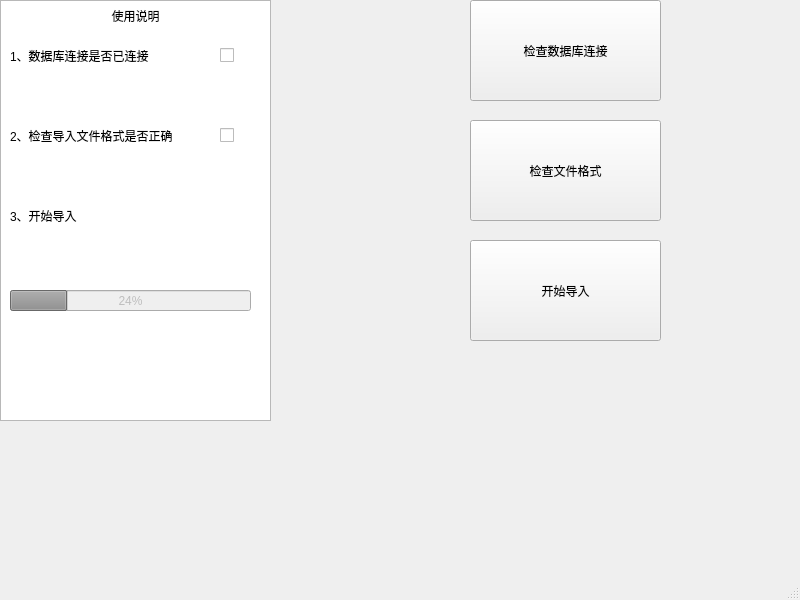
<?xml version="1.0" encoding="UTF-8"?>
<ui version="4.0">
 <class>mainWindow</class>
 <widget class="QMainWindow" name="mainWindow">
  <property name="enabled">
   <bool>true</bool>
  </property>
  <property name="geometry">
   <rect>
    <x>0</x>
    <y>0</y>
    <width>800</width>
    <height>600</height>
   </rect>
  </property>
  <property name="windowTitle">
   <string>案例库快速导入（QT)</string>
  </property>
  <widget class="QWidget" name="centralwidget">
   <widget class="QPushButton" name="checkdbconn">
    <property name="geometry">
     <rect>
      <x>470</x>
      <y>0</y>
      <width>191</width>
      <height>101</height>
     </rect>
    </property>
    <property name="cursor">
     <cursorShape>ArrowCursor</cursorShape>
    </property>
    <property name="mouseTracking">
     <bool>false</bool>
    </property>
    <property name="text">
     <string>检查数据库连接</string>
    </property>
    <property name="checkable">
     <bool>true</bool>
    </property>
    <property name="checked">
     <bool>false</bool>
    </property>
   </widget>
   <widget class="QUndoView" name="undoView">
    <property name="geometry">
     <rect>
      <x>0</x>
      <y>0</y>
      <width>271</width>
      <height>421</height>
     </rect>
    </property>
   </widget>
   <widget class="QLabel" name="instruction">
    <property name="geometry">
     <rect>
      <x>70</x>
      <y>0</y>
      <width>131</width>
      <height>31</height>
     </rect>
    </property>
    <property name="layoutDirection">
     <enum>Qt::LeftToRight</enum>
    </property>
    <property name="text">
     <string>使用说明</string>
    </property>
    <property name="alignment">
     <set>Qt::AlignCenter</set>
    </property>
    <property name="openExternalLinks">
     <bool>false</bool>
    </property>
   </widget>
   <widget class="QLabel" name="firstcheck">
    <property name="geometry">
     <rect>
      <x>10</x>
      <y>40</y>
      <width>171</width>
      <height>31</height>
     </rect>
    </property>
    <property name="text">
     <string>1、数据库连接是否已连接</string>
    </property>
   </widget>
   <widget class="QCheckBox" name="dbcheckbox">
    <property name="enabled">
     <bool>true</bool>
    </property>
    <property name="geometry">
     <rect>
      <x>220</x>
      <y>40</y>
      <width>21</width>
      <height>31</height>
     </rect>
    </property>
    <property name="text">
     <string/>
    </property>
    <property name="iconSize">
     <size>
      <width>16</width>
      <height>16</height>
     </size>
    </property>
    <property name="checkable">
     <bool>false</bool>
    </property>
    <property name="checked">
     <bool>false</bool>
    </property>
   </widget>
   <widget class="QLabel" name="dbcheckinfolabel">
    <property name="enabled">
     <bool>false</bool>
    </property>
    <property name="geometry">
     <rect>
      <x>20</x>
      <y>70</y>
      <width>211</width>
      <height>31</height>
     </rect>
    </property>
    <property name="text">
     <string/>
    </property>
   </widget>
   <widget class="QLabel" name="secondcheck">
    <property name="geometry">
     <rect>
      <x>10</x>
      <y>120</y>
      <width>171</width>
      <height>31</height>
     </rect>
    </property>
    <property name="text">
     <string>2、检查导入文件格式是否正确</string>
    </property>
   </widget>
   <widget class="QCheckBox" name="filecheckbox">
    <property name="enabled">
     <bool>true</bool>
    </property>
    <property name="geometry">
     <rect>
      <x>220</x>
      <y>120</y>
      <width>81</width>
      <height>31</height>
     </rect>
    </property>
    <property name="text">
     <string/>
    </property>
    <property name="checkable">
     <bool>false</bool>
    </property>
   </widget>
   <widget class="QLabel" name="filecheckinfolabel">
    <property name="enabled">
     <bool>false</bool>
    </property>
    <property name="geometry">
     <rect>
      <x>20</x>
      <y>160</y>
      <width>211</width>
      <height>31</height>
     </rect>
    </property>
    <property name="text">
     <string/>
    </property>
   </widget>
   <widget class="QPushButton" name="filecheck">
    <property name="geometry">
     <rect>
      <x>470</x>
      <y>120</y>
      <width>191</width>
      <height>101</height>
     </rect>
    </property>
    <property name="text">
     <string>检查文件格式</string>
    </property>
   </widget>
   <widget class="QLabel" name="thirdcheck">
    <property name="geometry">
     <rect>
      <x>10</x>
      <y>200</y>
      <width>171</width>
      <height>31</height>
     </rect>
    </property>
    <property name="text">
     <string>3、开始导入</string>
    </property>
   </widget>
   <widget class="QPushButton" name="startinputing">
    <property name="geometry">
     <rect>
      <x>470</x>
      <y>240</y>
      <width>191</width>
      <height>101</height>
     </rect>
    </property>
    <property name="text">
     <string>开始导入</string>
    </property>
   </widget>
   <widget class="QProgressBar" name="progressBar">
    <property name="enabled">
     <bool>false</bool>
    </property>
    <property name="geometry">
     <rect>
      <x>10</x>
      <y>290</y>
      <width>241</width>
      <height>21</height>
     </rect>
    </property>
    <property name="value">
     <number>24</number>
    </property>
   </widget>
   <widget class="QLabel" name="startinputinginfolabel">
    <property name="enabled">
     <bool>false</bool>
    </property>
    <property name="geometry">
     <rect>
      <x>20</x>
      <y>240</y>
      <width>211</width>
      <height>31</height>
     </rect>
    </property>
    <property name="text">
     <string/>
    </property>
   </widget>
   <widget class="QLabel" name="fileaddr">
    <property name="enabled">
     <bool>false</bool>
    </property>
    <property name="geometry">
     <rect>
      <x>120</x>
      <y>210</y>
      <width>53</width>
      <height>16</height>
     </rect>
    </property>
    <property name="text">
     <string/>
    </property>
   </widget>
  </widget>
  <widget class="QMenuBar" name="menubar">
   <property name="geometry">
    <rect>
     <x>0</x>
     <y>0</y>
     <width>800</width>
     <height>22</height>
    </rect>
   </property>
  </widget>
  <widget class="QStatusBar" name="statusbar"/>
 </widget>
 <resources/>
 <connections/>
</ui>
